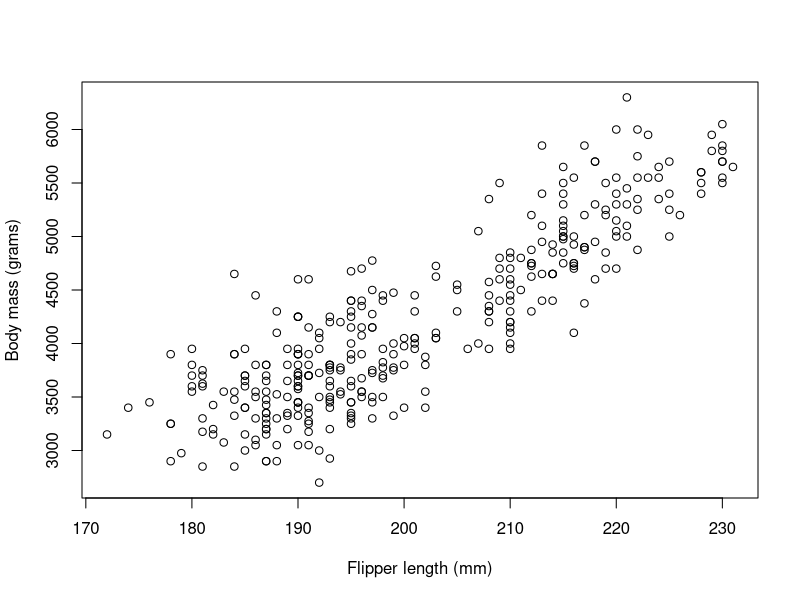
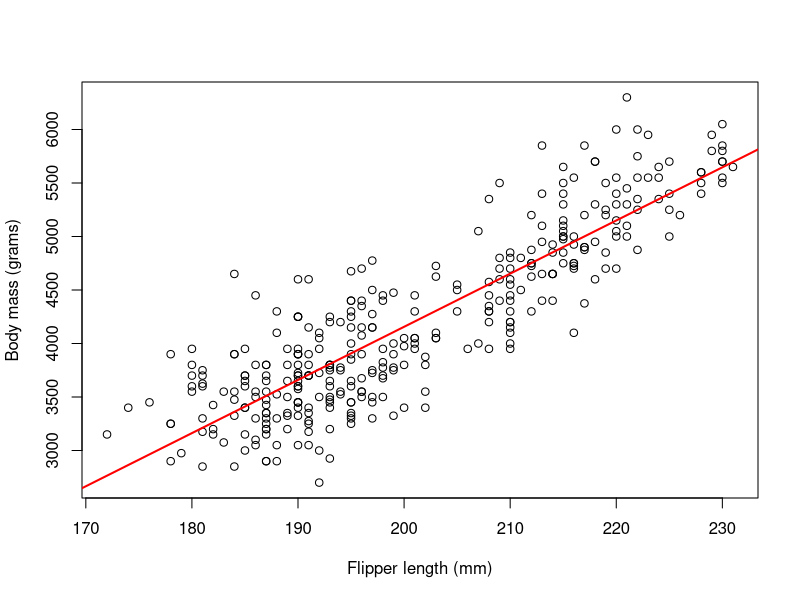
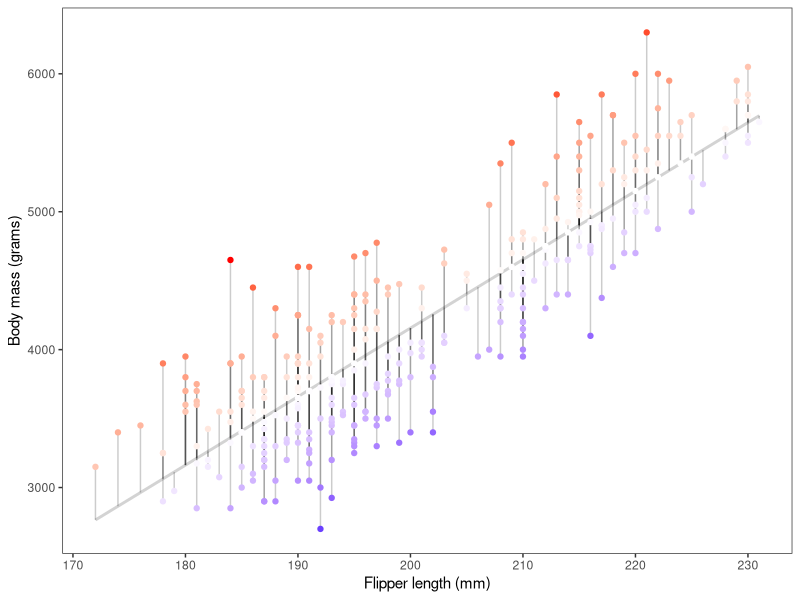
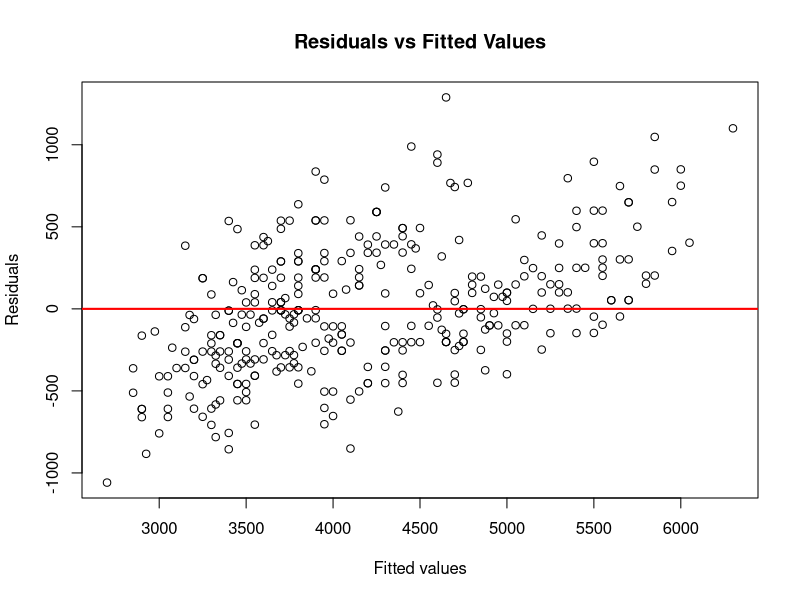
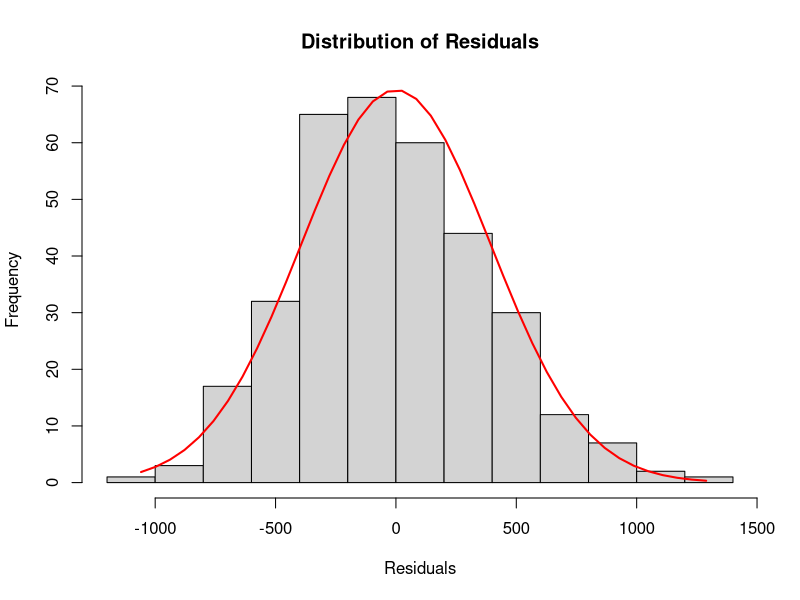

Write the R code that produced these figures, in order.
## ---- chunk 1
knitr::opts_chunk$set(
  comment = "#>",
  fig.width = 6,
  fig.height = 4,
  warning = FALSE,
  eval = FALSE
)
library(ggplot2)
## ---- chunk 2
library(palmerpenguins)
## ---- chunk 3
colnames(Filter(is.numeric,penguins))
## ---- chunk 4
na_flipper  <- is.na(penguins$flipper_length_mm)
na_body_mass <- is.na(penguins$body_mass_g)
## ---- chunk 5
which(na_flipper)
which(na_body_mass)
## ---- chunk 6
flipper_length_mm <- penguins$flipper_length_mm[!na_flipper]
body_mass_g <- penguins$body_mass_g[!na_body_mass]
## ---- chunk 7
plot(flipper_length_mm,body_mass_g,
     xlab = 'Flipper length (mm)',
     ylab = 'Body mass (grams)')
## ---- chunk 8
simple_lm <- lm(body_mass_g ~ flipper_length_mm)
simple_lm
## ---- chunk 9
plot(flipper_length_mm,body_mass_g,
     xlab = 'Flipper length (mm)',
     ylab = 'Body mass (grams)')
abline(simple_lm,col = 'red',lwd =2)
## ---- chunk 10
lm_summary <- summary(simple_lm)
lm_summary
## ---- chunk 11
lm_summary$call
## ---- chunk 12
dat <- cbind.data.frame(flipper_length_mm,body_mass_g)

p1 <- ggplot(dat, aes(x = flipper_length_mm, y = body_mass_g)) +
  geom_smooth(method = "lm", se = FALSE, 
              color = "lightgrey",formula = 'y~x') +
  geom_segment(aes(xend = flipper_length_mm, 
                   yend = predict(simple_lm)), alpha = .2) +
  geom_point(aes(color=residuals(simple_lm))) +
  guides(color = 'none') + 
  scale_color_gradient2(low = "blue", mid = "white", high = "red") +
  labs(x = 'Flipper length (mm)',
       y = 'Body mass (grams)')+
  theme_bw()+
  theme(panel.grid.minor = element_blank(),
        panel.grid.major = element_blank())
## ---- chunk 13
p1
## ---- chunk 14
sum(lm_summary$residuals)
## ---- chunk 15
plot(body_mass_g,simple_lm$residuals,
     xlab = 'Fitted values',
     ylab = 'Residuals',
     main = 'Residuals vs Fitted Values')
abline(a = 0, b = 0, col = 'red', lwd = 2)
## ---- chunk 16
lm_residuals <- simple_lm$residuals
h <- hist(lm_residuals,
          main = 'Distribution of Residuals',
          xlab = 'Residuals')
xfit <- seq(min(lm_residuals), max(lm_residuals), length = 40) 
yfit <- dnorm(xfit, mean = mean(lm_residuals), sd = sd(lm_residuals))
yfit <- yfit * diff(h$mids[1:2]) * length(lm_residuals) 
lines(xfit, yfit, col = "red", lwd = 2)
## ---- chunk 17
lm_summary$coefficients
## ---- chunk 18
metrics <- c(lm_summary$sigma,lm_summary$r.squared,
             lm_summary$adj.r.squared,
             lm_summary$fstatistic['value'])

names(metrics) <- c('RSE','R_squared','Adj_R_squared','F_statistic')
## ---- chunk 19
metrics
## ---- chunk 20
cor(flipper_length_mm,body_mass_g)^2
